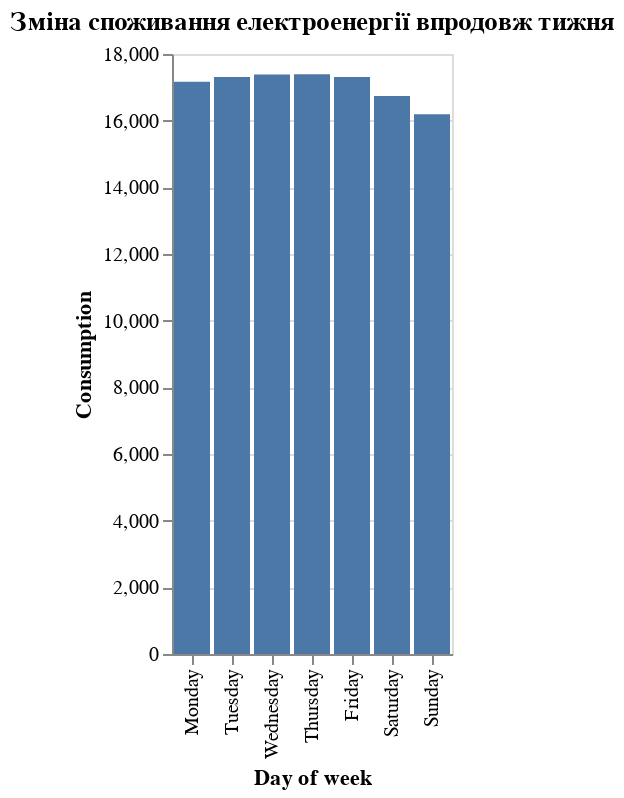

Notebook source saved alongside this figure:
### Code cell
chart5

### Figure 1 — Vega-Lite specification as saved in the notebook (floating-point values rounded to 4 significant figures)
{"config": {"view": {"continuousWidth": 400, "continuousHeight": 300}}, "data": {"name": "data-7316caeb99ea0912ed3ed23d30bb8127"}, "mark": "bar", "encoding": {"x": {"type": "ordinal", "field": "weekday", "sort": {"field": "weekday_num", "order": "ascending"}, "title": "Day of week"}, "y": {"type": "quantitative", "field": "CONSUMPTION", "scale": {"zero": false}, "title": "Consumption"}}, "title": "Зміна споживання електроенергії впродовж тижня", "$schema": "https://vega.github.io/schema/vega-lite/v4.8.1.json", "datasets": {"data-7316caeb99ea0912ed3ed23d30bb8127": [{"weekday": "Friday", "CONSUMPTION": 17310.0, "weekday_num": 4.0}, {"weekday": "Monday", "CONSUMPTION": 17170.0, "weekday_num": 0.0}, {"weekday": "Saturday", "CONSUMPTION": 16740.0, "weekday_num": 5.0}, {"weekday": "Sunday", "CONSUMPTION": 16190.0, "weekday_num": 6.0}, {"weekday": "Thursday", "CONSUMPTION": 17400.0, "weekday_num": 3.0}, {"weekday": "Tuesday", "CONSUMPTION": 17310.0, "weekday_num": 1.0}, {"weekday": "Wednesday", "CONSUMPTION": 17380.0, "weekday_num": 2.0}]}}
